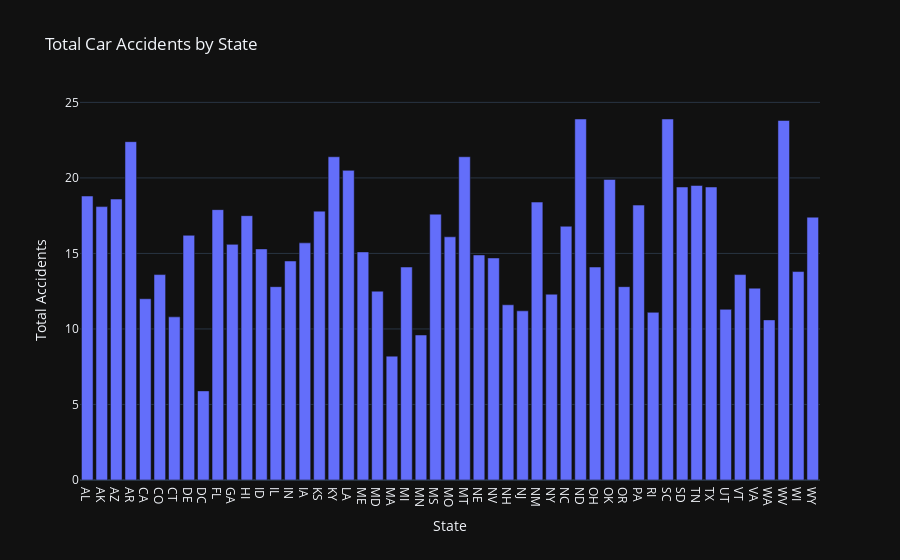

This figure's notebook cell:
### Code cell
#total accidents by state
fig = px.bar(df, x='abbrev', y='total',
             title='Total Car Accidents by State',
             labels={'abbrev':'State', 'total':'Total Accidents'},
             template='plotly_dark')
fig.show()

### Figure 1 — Plotly figure (JSON) as saved in the notebook; plotly's stock layout.template omitted (floating-point values rounded to 4 significant figures)
{"data": [{"alignmentgroup": "True", "hovertemplate": "State=%{x}<br>Total Accidents=%{y}<extra></extra>", "legendgroup": "", "marker": {"color": "#636efa", "pattern": {"shape": ""}}, "name": "", "offsetgroup": "", "orientation": "v", "showlegend": false, "textposition": "auto", "type": "bar", "x": ["AL", "AK", "AZ", "AR", "CA", "CO", "CT", "DE", "DC", "FL", "GA", "HI", "ID", "IL", "IN", "IA", "KS", "KY", "LA", "ME", "MD", "MA", "MI", "MN", "MS", "MO", "MT", "NE", "NV", "NH", "NJ", "NM", "NY", "NC", "ND", "OH", "OK", "OR", "PA", "RI", "SC", "SD", "TN", "TX", "UT", "VT", "VA", "WA", "WV", "WI", "WY"], "xaxis": "x", "y": [18.8, 18.1, 18.6, 22.4, 12, 13.6, 10.8, 16.2, 5.9, 17.9, 15.6, 17.5, 15.3, 12.8, 14.5, 15.7, 17.8, 21.4, 20.5, 15.1, 12.5, 8.2, 14.1, 9.6, 17.6, 16.1, 21.4, 14.9, 14.7, 11.6, 11.2, 18.4, 12.3, 16.8, 23.9, 14.1, 19.9, 12.8, 18.2, 11.1, 23.9, 19.4, 19.5, 19.4, 11.3, 13.6, 12.7, 10.6, 23.8, 13.8, 17.4], "yaxis": "y"}], "layout": {"barmode": "relative", "legend": {"tracegroupgap": 0}, "title": {"text": "Total Car Accidents by State"}, "xaxis": {"anchor": "y", "domain": [0, 1], "title": {"text": "State"}}, "yaxis": {"anchor": "x", "domain": [0, 1], "title": {"text": "Total Accidents"}}}}
